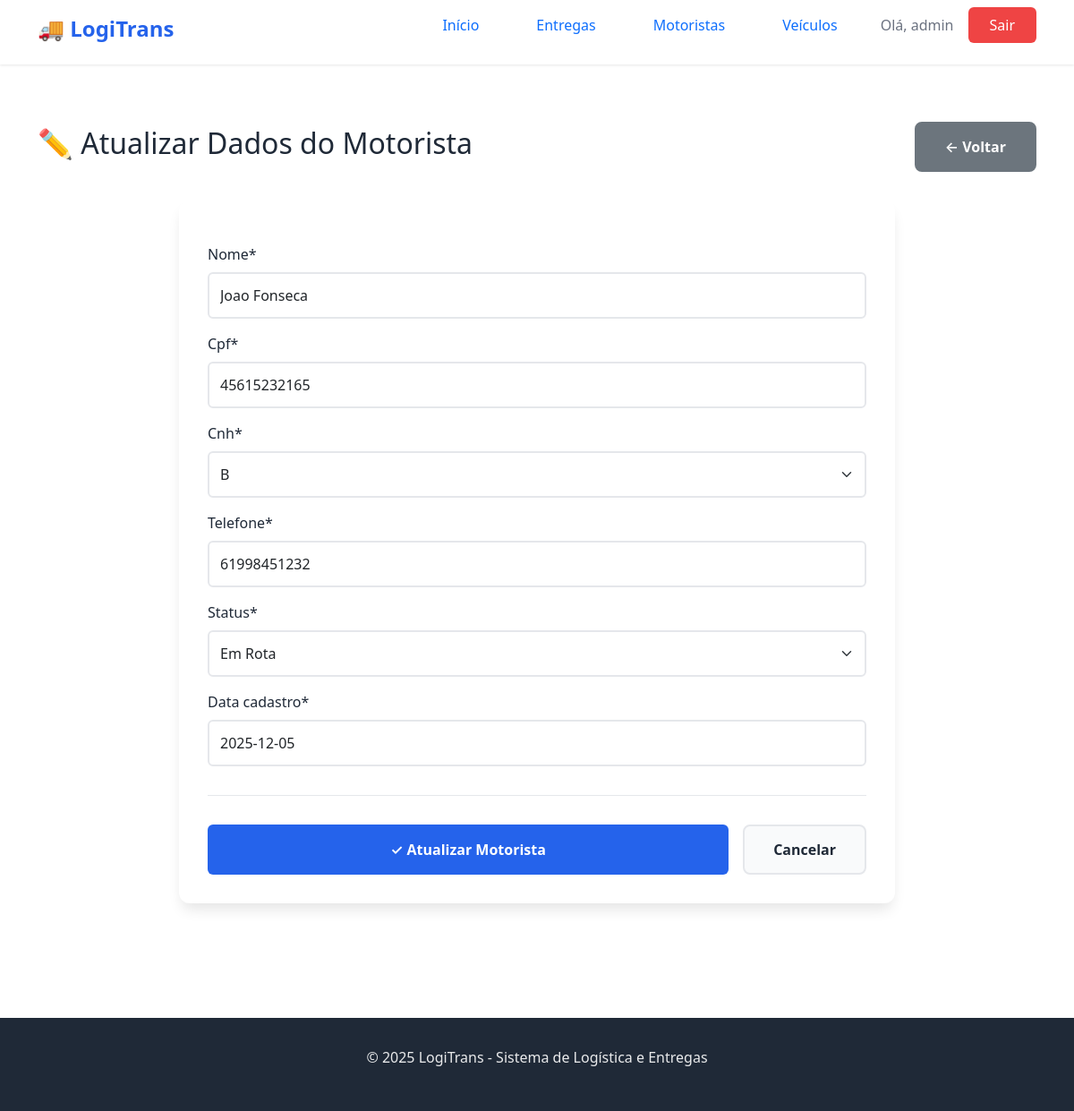
The app's page /atualizar_motorista/3 (signed in) with its own data.
### logistica/models.py (models this page shows, shortened)
class Motorista(models.Model):
    STATUS_MOTORISTA = [
        ('ativo', 'Ativo'),
        ('inativo', 'Inativo'),
        ('em_rota', 'Em Rota'),
        ('disponível', 'Disponivel'),
    ]
    TIPO_CNH = [
        ('B', 'B'),
        ('C', 'C'),
        ('D', 'D'),
        ('E', 'E'),
    ]
    nome = models.CharField(max_length=100)
    cpf = models.IntegerField(unique=True)
    cnh = models.CharField(max_length=100, choices=TIPO_CNH)
    telefone = models.CharField(max_length=100)
    status = models.CharField(max_length=100, choices=STATUS_MOTORISTA, default='ativo')
    data_cadastro = models.DateField()

### logistica/views.py (the view)
# urls.py: path('atualizar_motorista/<int:id>', views.atualizar_motorista, name='atualizar_motorista'),
@login_required()
def atualizar_motorista(request, id):
    motorista = get_object_or_404(Motorista, id=id)
    if request.method == 'POST':
        form = MotoristaForm(request.POST, instance=motorista)
        if form.is_valid():
            form.save()
            messages.success(request, 'Dados atualizados com sucesso!')
            return redirect('list_motorista')  # ajuste para a URL correta
    else:
        form = MotoristaForm(instance=motorista)
    context = {
        'form': form
    }
    return render(request, 'log/atualizar_motorista.html', context)

### logistica/forms.py
class MotoristaForm(forms.ModelForm):
    class Meta:
        model = Motorista
        fields = "__all__"

### logistica/templates/log/atualizar_motorista.html (shortened to what this page needs)
{% extends 'log/base.html' %}
{% load crispy_forms_tags %}
{% block content %}
<section class="page-section">
    <div class="container">
        <div class="page-header">
            <h1>✏️ Atualizar Dados do Motorista</h1>
            <a href="{% url 'list_motorista' %}" class="btn-secondary">← Voltar</a>
        </div>
        <div class="form-card">
            <form method="post" enctype="multipart/form-data" class="form-styled">
                {{ form|crispy }}
                <div class="form-actions">
                    <button type="submit" class="btn-submit">
                        <span>✓</span> Atualizar Motorista
                    </button>
                    <a href="{% url 'list_motorista' %}" class="btn-cancel">Cancelar</a>
                </div>
            </form>
        </div>
    </div>
</section>
{% endblock %}

### logistica/templates/log/base.html (shortened to what this page needs)
{% load static %}
<html lang="pt-BR">
<head>
    <link rel="stylesheet" href="{% static 'log/style.css' %}">
    <link href="https://cdn.jsdelivr.net/npm/bootstrap@5.0.0-beta2/dist/css/bootstrap.min.css" rel="stylesheet">
</head>
<body>
    <nav class="navbar">
        <div class="container">
            <div class="nav-brand">
                <h1>🚚 LogiTrans</h1>
            </div>
            <ul class="nav-menu">
                <li><a href="{% url 'home' %}" class="nav-link">Início</a></li>
                {% if user.is_authenticated %}
                    <li><a href="#" class="nav-link">Entregas</a></li>
                    <li><a href="{% url 'list_motorista' %}" class="nav-link">Motoristas</a></li>
                    <li><a href="#" class="nav-link">Veículos</a></li>
                    <li class="user-info">
                        <span>Olá, {{ user.username }}</span>
                        <a href="{% url 'logout' %}" class="btn-logout">Sair</a>
                    </li>
                {% else %}
                    <li><a href="{% url 'login' %}" class="btn-login">Entrar</a></li>
                {% endif %}
            </ul>
        </div>
    </nav>
    <main class="main-content">
        {% block content %}
        {% endblock %}
    </main>
    <footer class="footer">
        <div class="container">
            <p>&copy; 2025 LogiTrans - Sistema de Logística e Entregas</p>
        </div>
    </footer>
</body>
</html>

### logistica/static/log/style.css (style rules this page uses)
* { margin: 0; padding: 0; box-sizing: border-box; }
:root { --primary-color: #2563eb; --primary-dark: #1e40af; --secondary-color: #10b981; --danger-color: #ef4444; --warning-color: #f59e0b; --text-primary: #1f2937; --text-secondary: #6b7280; --bg-light: #f9fafb; --bg-white: #ffffff; --border-color: #e5e7eb; --shadow: 0 1px 3px rgba(0, 0, 0, 0.1); --shadow-lg: 0 10px 15px -3px rgba(0, 0, 0, 0.1); }
body { font-family: 'Segoe UI', Tahoma, Geneva, Verdana, sans-serif; color: var(--text-primary); background-color: var(--bg-light); line-height: 1.6; }
.container { max-width: 1200px; margin: 0 auto; padding: 0 20px; }
.navbar { background-color: var(--bg-white); box-shadow: var(--shadow); position: sticky; top: 0; z-index: 1000; padding: 1rem 0; }
.navbar .container { display: flex; justify-content: space-between; align-items: center; }
.nav-brand h1 { font-size: 1.5rem; color: var(--primary-color); font-weight: 700; }
.nav-menu { display: flex; list-style: none; gap: 2rem; align-items: center; }
.nav-link { color: var(--text-primary); text-decoration: none; font-weight: 500; transition: color 0.3s; }
.user-info { display: flex; align-items: center; gap: 1rem; }
.user-info span { color: var(--text-secondary); }
.btn-login, .btn-logout { background-color: var(--primary-color); color: white; padding: 0.5rem 1.5rem; border-radius: 6px; text-decoration: none; font-weight: 500; transition: background-color 0.3s; }
.btn-logout { background-color: var(--danger-color); }
.main-content { min-height: calc(100vh - 200px); padding: 2rem 0; }
.form-control { width: 100%; padding: 0.75rem; border: 2px solid var(--border-color); border-radius: 6px; font-size: 1rem; transition: border-color 0.3s; }
.btn-submit { width: 100%; background-color: var(--primary-color); color: white; padding: 0.875rem; border: none; border-radius: 6px; font-size: 1rem; font-weight: 600; cursor: pointer; transition: background-color 0.3s; }
.btn-secondary { background-color: var(--bg-light); color: var(--text-primary); padding: 0.875rem 2rem; border-radius: 8px; text-decoration: none; font-weight: 600; display: inline-block; transition: background-color 0.3s; border: 2px solid var(--border-color); }
.page-section { padding: 2rem 0; }
.form-card { background: var(--bg-white); border-radius: 12px; box-shadow: var(--shadow-lg); padding: 2rem; max-width: 800px; margin: 0 auto; }
.form-styled { margin-top: 1rem; }
.form-styled label { display: block; margin-bottom: 0.5rem; color: var(--text-primary); font-weight: 500; }
.form-styled input[type="text"], .form-styled input[type="email"], .form-styled input[type="number"], .form-styled input[type="tel"], .form-styled input[type="file"], .form-styled select, .form-styled textarea { width: 100%; padding: 0.75rem; border: 2px solid var(--border-color); border-radius: 6px; font-size: 1rem; transition: border-color 0.3s; font-family: inherit; }
.form-actions { display: flex; gap: 1rem; margin-top: 2rem; padding-top: 2rem; border-top: 1px solid var(--border-color); }
.btn-cancel { background-color: var(--bg-light); color: var(--text-primary); padding: 0.875rem 2rem; border-radius: 8px; text-decoration: none; font-weight: 600; display: inline-block; transition: background-color 0.3s; border: 2px solid var(--border-color); }
.page-header { display: flex; justify-content: space-between; align-items: center; margin-bottom: 2rem; }
.page-header h1 { font-size: 2rem; color: var(--text-primary); }
.footer { background-color: var(--text-primary); color: white; text-align: center; padding: 2rem 0; margin-top: 4rem; }
.footer p { opacity: 0.9; }

### records on screen
Motorista: nome "Joao Fonseca", cpf "45615232165", cnh "B", telefone "61998451232", status "Em Rota", data_cadastro "2025-12-05"

### other values on screen
{{ user.username }} "admin"
